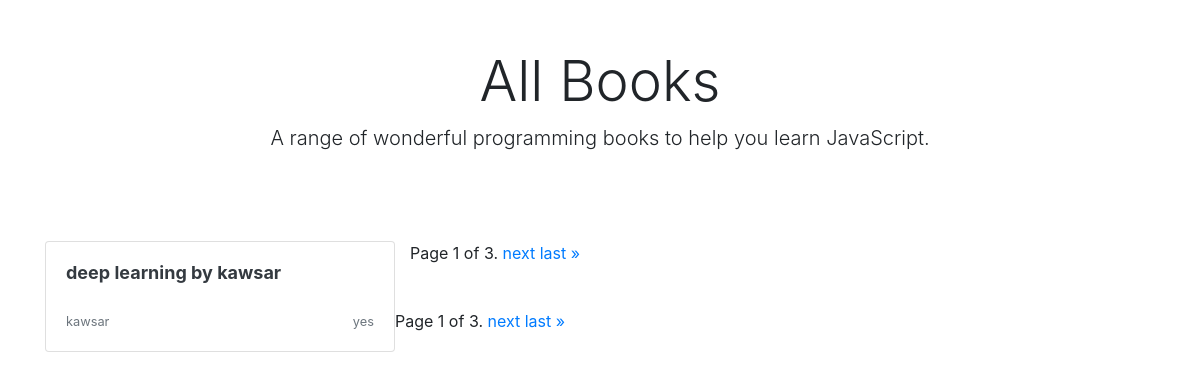
The page /detailView/bookl on the database its author committed.
### detailView/models.py (models this page shows, shortened)
class Book(models.Model):
    title=models.CharField(max_length=100)
    slug=models.SlugField(null=True)
    author=models.CharField(max_length=100)
    isbn=models.CharField(max_length=100)
    count=models.IntegerField(null=True,default=0)

### detailView/views.py (the view)
# urls.py: path("bookl",views.Booklist.as_view(),name="booklist"),
class Booklist(ListView):
    model = Book
    template_name = 'listview2.html'
    context_object_name = 'book'
    paginate_by=1
    def get_queryset(self):
        return Book.objects.all()[:3]

### templates/listview2.html (shortened to what this page needs)
    {% extends "index.html" %}
    {% block content %}
    <div class="container">
        <div class="px-3 py-3 pt-md-5 pb-md-4 mx-auto text-center">
            <h1 class="display-4">All Books</h1>
            <p class="lead">A range of wonderful programming books to help you learn JavaScript.</p>
        </div>
        <div class="py-5">
            <div class="row">
                {% for book in book %}
                <div class="col-md-4">
                    <a class="text-dark" href="{% url 'book:details' slug=book.slug %}">
                        <div class="card mb-4 box-shadow">
                            <div class="card-body">
                                <h2 style="font-size:18px;font-weight:bold;min-height:42px;">
                                    {{book.title|truncatechars:50}}</h2>
                                <div class="d-flex justify-content-between align-items-center">
                                    <small class="text-muted">{{book.author}}</small>
                                    <small class="text-muted">{{book.isbn}}</small>
                                </div>
                            </div>
                        </div>
                    </a>
                </div>
                {% endfor %}
                <div class="row">
                    <div class="col-12">
                        <span class="step-links">
                            <span class="current">
                                Page {{ page_obj.number }} of {{ page_obj.paginator.num_pages }}.
                            </span>
                            {% if page_obj.has_next %}
                                <a href="?page={{ page_obj.next_page_number }}">next</a>
                                <a href="?page={{ page_obj.paginator.num_pages }}">last &raquo;</a>
                            {% endif %}
                        </span>
                    </div>
                    <div class="pagination">
                        <span class="step-links">
                            <span class="current">
                                Page {{ page_obj.number }} of {{ page_obj.paginator.num_pages }}.
                            </span>
                            {% if page_obj.has_next %}
                                <a href="?page={{ page_obj.next_page_number }}">next</a>
                                <a href="?page={{ page_obj.paginator.num_pages }}">last &raquo;</a>
                            {% endif %}
                        </span>
                    </div>
            </div>
        </div>
    </div>
    {% endblock %}

### rows shown on the page
Book: title "deep learning by kawsar", author "kawsar", isbn "yes"

### other values the page prints
{{ page_obj.number }} "1"
{{ page_obj.paginator.num_pages }} "3"
